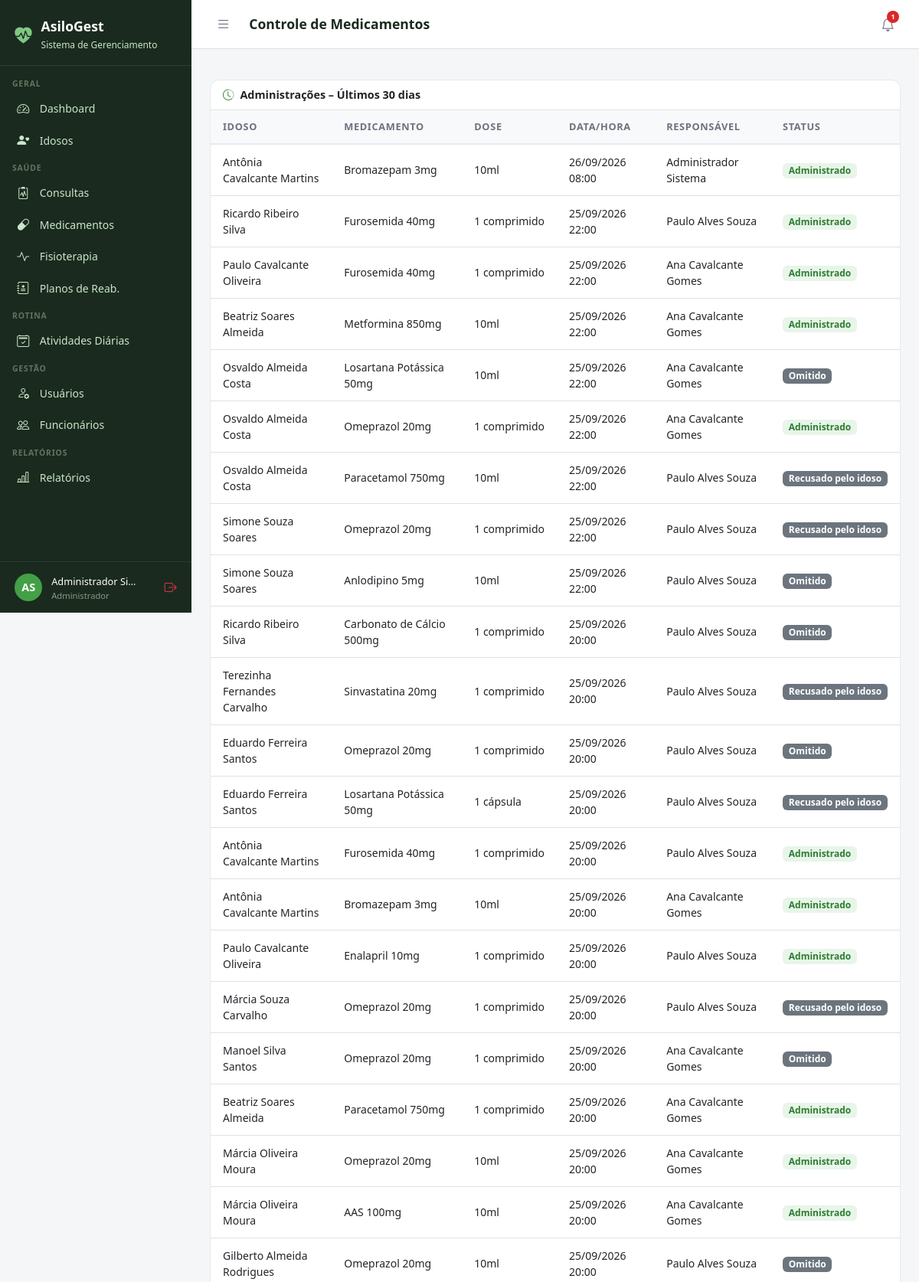
The app's page /relatorios/medicamentos/ (signed in, upper part) with its own data.
### core/models.py (models this page shows, shortened)
class Usuario(AbstractUser):
    PERFIL_CHOICES = [
        ('administrador', 'Administrador'),
        ('medico', 'Médico'),
        ('fisioterapeuta', 'Fisioterapeuta'),
        ('enfermeiro', 'Enfermeiro(a)'),
        ('recepcionista', 'Recepcionista'),
        ('familiar', 'Familiar do Idoso'),
    ]
    perfil = models.CharField(
        max_length=20, choices=PERFIL_CHOICES,
        default='recepcionista', verbose_name='Perfil de Acesso'
    )
    telefone = models.CharField(max_length=15, blank=True, verbose_name='Telefone')
    cpf = models.CharField(max_length=14, unique=True, null=True, blank=True, verbose_name='CPF')
    foto = models.ImageField(upload_to='usuarios/', blank=True, null=True, verbose_name='Foto')
    data_nascimento = models.DateField(null=True, blank=True, verbose_name='Data de Nascimento')
    especialidade = models.CharField(
        max_length=100, blank=True, verbose_name='Especialidade',
        help_text='Preencha para Médico ou Fisioterapeuta'
    )
    data_admissao = models.DateField(null=True, blank=True, verbose_name='Data de Admissão')
    primeiro_acesso = models.BooleanField(
        default=True, verbose_name='Primeiro Acesso',
        help_text='Usuário deve definir senha no primeiro login'
    )
    ativo = models.BooleanField(default=True, verbose_name='Ativo')
    criado_em = models.DateTimeField(auto_now_add=True)
    class Meta:
        verbose_name = 'Usuário'
        verbose_name_plural = 'Usuários'
        ordering = ['first_name', 'last_name']
    @property
    def is_administrador(self):
        return self.perfil == 'administrador' or self.is_superuser
    @property
    def is_fisioterapeuta(self):
        return self.perfil == 'fisioterapeuta'
    @property
    def is_familiar(self):
        return self.perfil == 'familiar'
    @property
    def pode_ver_saude(self):
        return (self.is_administrador or self.is_medico
                or self.is_fisioterapeuta or self.is_enfermeiro)
    @property
    def pode_cadastrar_usuarios(self):
        return self.is_administrador or self.is_recepcionista
    @property
    def pode_administrar(self):
        return self.is_administrador

### medicamentos/models.py (models this page shows, shortened)
class RegistroAdministracao(models.Model):
    STATUS_CHOICES = [
        ('administrado', 'Administrado'),
        ('recusado', 'Recusado pelo idoso'),
        ('adiado', 'Adiado'),
        ('omitido', 'Omitido'),
    ]
    prescricao = models.ForeignKey(PrescricaoMedicamento, on_delete=models.CASCADE, related_name='registros')
    administrado_por = models.ForeignKey(Usuario, on_delete=models.SET_NULL, null=True, related_name='administracoes')
    data_hora = models.DateTimeField(verbose_name='Data e Hora')
    status = models.CharField(max_length=15, choices=STATUS_CHOICES, default='administrado')
    observacoes = models.TextField(blank=True, verbose_name='Observações')
    criado_em = models.DateTimeField(auto_now_add=True)
    class Meta:
        verbose_name = 'Registro de Administração'
        verbose_name_plural = 'Registros de Administração'
        ordering = ['-data_hora']

class PrescricaoMedicamento(models.Model):
    FREQUENCIA_CHOICES = [
        ('1x_dia', '1x ao dia'),
        ('2x_dia', '2x ao dia'),
        ('3x_dia', '3x ao dia'),
        ('4x_dia', '4x ao dia'),
        ('cada_6h', 'A cada 6 horas'),
        ('cada_8h', 'A cada 8 horas'),
        ('cada_12h', 'A cada 12 horas'),
        ('sob_demanda', 'Sob demanda'),
        ('semanal', 'Semanal'),
        ('customizado', 'Customizado'),
    ]
    idoso = models.ForeignKey(Idoso, on_delete=models.CASCADE, related_name='prescricoes')
    medicamento = models.ForeignKey(Medicamento, on_delete=models.PROTECT, related_name='prescricoes')
    prescrito_por = models.ForeignKey(Usuario, on_delete=models.SET_NULL, null=True, related_name='prescricoes_feitas', limit_choices_to={'perfil': 'medico'})
    dose = models.CharField(max_length=50, verbose_name='Dose')
    frequencia = models.CharField(max_length=15, choices=FREQUENCIA_CHOICES)
    horarios = models.CharField(max_length=200, blank=True, verbose_name='Horários', help_text='Ex: 08:00, 12:00, 18:00')
    data_inicio = models.DateField(verbose_name='Início')
    data_fim = models.DateField(null=True, blank=True, verbose_name='Fim (deixe em branco para uso contínuo)')
    via_administracao = models.CharField(max_length=50, blank=True, verbose_name='Via de Administração', help_text='Ex: oral, subcutânea, intravenosa')
    observacoes = models.TextField(blank=True)
    ativa = models.BooleanField(default=True)
    criado_em = models.DateTimeField(auto_now_add=True)
    class Meta:
        verbose_name = 'Prescrição'
        verbose_name_plural = 'Prescrições'
        ordering = ['-criado_em']

class Medicamento(models.Model):
    nome = models.CharField(max_length=150, verbose_name='Nome do Medicamento')
    principio_ativo = models.CharField(max_length=150, blank=True)
    fabricante = models.CharField(max_length=100, blank=True)
    forma = models.CharField(max_length=50, blank=True, verbose_name='Forma Farmacêutica', help_text='Ex: comprimido, xarope, injeção')
    estoque_atual = models.IntegerField(default=0, verbose_name='Estoque Atual')
    estoque_minimo = models.IntegerField(default=10, verbose_name='Estoque Mínimo')
    unidade = models.CharField(max_length=20, default='unidade', verbose_name='Unidade de Medida')
    observacoes = models.TextField(blank=True)
    ativo = models.BooleanField(default=True)
    criado_em = models.DateTimeField(auto_now_add=True)
    class Meta:
        verbose_name = 'Medicamento'
        verbose_name_plural = 'Medicamentos'
        ordering = ['nome']

### idosos/models.py (models this page shows, shortened)
class Idoso(models.Model):
    SEXO_CHOICES = [('M', 'Masculino'), ('F', 'Feminino')]
    TIPO_SANGUINEO = [('A+','A+'),('A-','A-'),('B+','B+'),('B-','B-'),('AB+','AB+'),('AB-','AB-'),('O+','O+'),('O-','O-')]
    STATUS_CHOICES = [('ativo','Ativo'),('inativo','Inativo'),('internado','Internado'),('falecido','Falecido')]
    nome = models.CharField(max_length=150, verbose_name='Nome Completo')
    data_nascimento = models.DateField(verbose_name='Data de Nascimento')
    sexo = models.CharField(max_length=1, choices=SEXO_CHOICES)
    cpf = models.CharField(max_length=14, unique=True, null=True, blank=True)
    rg = models.CharField(max_length=20, blank=True)
    tipo_sanguineo = models.CharField(max_length=3, choices=TIPO_SANGUINEO, blank=True)
    foto = models.ImageField(upload_to='idosos/', blank=True, null=True)
    status = models.CharField(max_length=10, choices=STATUS_CHOICES, default='ativo')
    endereco = models.CharField(max_length=200, blank=True)
    cidade = models.CharField(max_length=100, blank=True)
    estado = models.CharField(max_length=2, blank=True)
    cep = models.CharField(max_length=9, blank=True)
    alergias = models.TextField(blank=True, verbose_name='Alergias')
    condicoes_medicas = models.TextField(blank=True, verbose_name='Condições Médicas')
    observacoes = models.TextField(blank=True, verbose_name='Observações Gerais')
    data_entrada = models.DateField(verbose_name='Data de Entrada')
    numero_quarto = models.CharField(max_length=10, blank=True, verbose_name='Quarto')
    criado_em = models.DateTimeField(auto_now_add=True)
    atualizado_em = models.DateTimeField(auto_now=True)
    class Meta:
        verbose_name = 'Idoso'
        verbose_name_plural = 'Idosos'
        ordering = ['nome']

### relatorios/views.py (the view)
# urls.py: path('medicamentos/', views.medicamentos_relatorio, name='medicamentos'),
@login_required
@perfil_required('administrador', 'medico', 'enfermeiro')
def medicamentos_relatorio(request):
    from medicamentos.models import Medicamento, RegistroAdministracao
    hoje = date.today()
    inicio = hoje - timedelta(days=30)
    alertas = Medicamento.objects.filter(estoque_atual__lte=10, ativo=True)
    registros = RegistroAdministracao.objects.filter(
        data_hora__date__gte=inicio
    ).select_related('prescricao__idoso', 'prescricao__medicamento', 'administrado_por')
    ctx = {'alertas': alertas, 'registros': registros, 'hoje': hoje}
    if request.GET.get('pdf'):
        html = render_to_string('relatorios/pdf/medicamentos.html', ctx)
        return _pdf_response(html, 'relatorio_medicamentos.pdf')
    return render(request, 'relatorios/medicamentos.html', ctx)

### templates/relatorios/medicamentos.html (shortened to what this page needs)
{% extends 'base.html' %}
{% block title %}Relatório de Medicamentos{% endblock %}{% block page_title %}Controle de Medicamentos{% endblock %}
{% block content %}
<div class="table-card mt-3">
  <div class="px-3 py-2 border-bottom" style="font-weight:600;font-size:.9rem;"><i class="bi bi-clock-history me-2" style="color:#2E7D32;"></i>Administrações – Últimos 30 dias</div>
  <table class="table table-hover">
  <thead><tr><th>Idoso</th><th>Medicamento</th><th>Dose</th><th>Data/Hora</th><th>Responsável</th><th>Status</th></tr></thead>
  <tbody>{% for r in registros %}<tr>
    <td style="font-size:.875rem;">{{ r.prescricao.idoso.nome }}</td>
    <td style="font-size:.875rem;">{{ r.prescricao.medicamento.nome }}</td>
    <td style="font-size:.875rem;">{{ r.prescricao.dose }}</td>
    <td style="font-size:.875rem;">{{ r.data_hora|date:"d/m/Y H:i" }}</td>
    <td style="font-size:.875rem;">{{ r.administrado_por.get_full_name|default:"–" }}</td>
    <td>
      {% if r.status == 'administrado' %}<span class="badge" style="background:#E8F5E9;color:#2E7D32;font-size:.75rem;">Administrado</span>
      {% else %}<span class="badge bg-secondary" style="font-size:.75rem;">{{ r.get_status_display }}</span>{% endif %}
    </td>
  </tr>{% empty %}<tr><td colspan="6" class="text-center py-4 text-muted">Nenhum registro no período.</td></tr>{% endfor %}</tbody>
  </table>
</div>{% endblock %}

### templates/base.html (shortened to what this page needs)
<!DOCTYPE html>
<html lang="pt-br">
<head>
  <link href="https://cdn.jsdelivr.net/npm/bootstrap@5.3.0/dist/css/bootstrap.min.css" rel="stylesheet">
  <link href="https://cdn.jsdelivr.net/npm/bootstrap-icons@1.11.0/font/bootstrap-icons.css" rel="stylesheet">
</head>
<body>
{% if user.is_authenticated %}
<div id="sidebar">
  <div class="sidebar-brand">
    <i class="bi bi-heart-pulse-fill" style="color:#81C784;font-size:1.4rem;"></i>
    <div>
      <h5 style="margin:0;">AsiloGest</h5>
      <small>Sistema de Gerenciamento</small>
    </div>
  </div>
  <nav class="sidebar-nav">
    <div class="nav-section">Geral</div>
    <a href="{% url 'dashboard' %}" class="sidebar-link {% if request.resolver_match.url_name == 'dashboard' %}active{% endif %}">
      <i class="bi bi-speedometer2"></i> Dashboard
    </a>
    <a href="{% url 'idosos:lista' %}" class="sidebar-link">
      <i class="bi bi-person-heart"></i>
      {% if user.is_familiar %}Meus Familiares{% else %}Idosos{% endif %}
    </a>
    {% if user.pode_ver_saude or user.is_familiar %}
    <div class="nav-section">Saúde</div>
    <a href="{% url 'consultas:lista' %}" class="sidebar-link">
      <i class="bi bi-clipboard2-pulse"></i> Consultas
    </a>
    <a href="{% url 'medicamentos:lista' %}" class="sidebar-link">
      <i class="bi bi-capsule"></i> Medicamentos
    </a>
    <a href="{% url 'fisioterapia:lista' %}" class="sidebar-link">
      <i class="bi bi-activity"></i> Fisioterapia
    </a>
    {% if user.pode_ver_saude and not user.is_familiar %}
    <a href="{% url 'fisioterapia:planos_lista' %}" class="sidebar-link">
      <i class="bi bi-journal-medical"></i> Planos de Reab.
    </a>
    {% endif %}
    {% endif %}
    <div class="nav-section">Rotina</div>
    <a href="{% url 'atividades:lista' %}" class="sidebar-link">
      <i class="bi bi-calendar2-check"></i> Atividades Diárias
    </a>
    {% if user.pode_cadastrar_usuarios %}
    <div class="nav-section">Gestão</div>
    <a href="{% url 'usuarios_lista' %}" class="sidebar-link">
      <i class="bi bi-person-gear"></i> Usuários
    </a>
    {% endif %}
    {% if user.pode_administrar %}
    <a href="{% url 'funcionarios:lista' %}" class="sidebar-link">
      <i class="bi bi-people"></i> Funcionários
    </a>
    {% endif %}
    {% if user.pode_ver_saude or user.pode_administrar %}
    <div class="nav-section">Relatórios</div>
    <a href="{% url 'relatorios:lista' %}" class="sidebar-link">
      <i class="bi bi-bar-chart-line"></i> Relatórios
    </a>
    {% endif %}
  </nav>
  <div class="sidebar-user">
    <div class="avatar">{{ user.first_name|first|upper }}{{ user.last_name|first|upper }}</div>
    <div class="info" style="min-width:0;flex:1;">
      <span>{{ user.get_full_name|truncatechars:18 }}</span>
      <small>{{ user.get_perfil_display }}</small>
    </div>
    <a href="{% url 'logout' %}" class="text-danger" title="Sair" style="flex-shrink:0;">
      <i class="bi bi-box-arrow-right"></i>
    </a>
  </div>
</div>
<div id="main">
  <div class="topbar">
    <div class="topbar-left">
      <button class="btn-toggle-sidebar" onclick="toggleSidebar()" title="Menu">
        <i class="bi bi-list"></i>
      </button>
      <h4>{% block page_title %}{% endblock %}</h4>
    </div>
    <div class="d-flex align-items-center gap-2">
      <div style="position:relative;">
        <button class="notif-btn" id="notifBtn" onclick="toggleNotif()" title="Notificações">
          <i class="bi bi-bell"></i>
          {% if notif_count %}
          <span class="notif-badge">{{ notif_count }}</span>
          {% endif %}
        </button>
      </div>
    </div>
  </div>
  <div class="content">
    {% block content %}{% endblock %}
  </div>
</div>
{% else %}
{% block full_content %}{% endblock %}
{% endif %}
</body>
</html>

### records on screen
Usuario: first_name|first "A", last_name|first "S", get_full_name "Administrador Si…", perfil "Administrador"
RegistroAdministracao: prescricao.idoso.nome "Antônia Cavalcante Martins", prescricao.medicamento.nome "Bromazepam 3mg", prescricao.dose "10ml", data_hora "26/09/2026 08:00", administrado_por.get_full_name "Administrador Sistema", status "Administrado"
RegistroAdministracao: prescricao.idoso.nome "Ricardo Ribeiro Silva", prescricao.medicamento.nome "Furosemida 40mg", prescricao.dose "1 comprimido", data_hora "25/09/2026 22:00", administrado_por.get_full_name "Paulo Alves Souza", status "Administrado"
RegistroAdministracao: prescricao.idoso.nome "Paulo Cavalcante Oliveira", prescricao.medicamento.nome "Furosemida 40mg", prescricao.dose "1 comprimido", data_hora "25/09/2026 22:00", administrado_por.get_full_name "Ana Cavalcante Gomes", status "Administrado"
RegistroAdministracao: prescricao.idoso.nome "Beatriz Soares Almeida", prescricao.medicamento.nome "Metformina 850mg", prescricao.dose "10ml", data_hora "25/09/2026 22:00", administrado_por.get_full_name "Ana Cavalcante Gomes", status "Administrado"
RegistroAdministracao: prescricao.idoso.nome "Osvaldo Almeida Costa", prescricao.medicamento.nome "Losartana Potássica 50mg", prescricao.dose "10ml", data_hora "25/09/2026 22:00", administrado_por.get_full_name "Ana Cavalcante Gomes", status "Omitido"
RegistroAdministracao: prescricao.idoso.nome "Osvaldo Almeida Costa", prescricao.medicamento.nome "Omeprazol 20mg", prescricao.dose "1 comprimido", data_hora "25/09/2026 22:00", administrado_por.get_full_name "Ana Cavalcante Gomes", status "Administrado"
RegistroAdministracao: prescricao.idoso.nome "Osvaldo Almeida Costa", prescricao.medicamento.nome "Paracetamol 750mg", prescricao.dose "10ml", data_hora "25/09/2026 22:00", administrado_por.get_full_name "Paulo Alves Souza", status "Recusado pelo idoso"
RegistroAdministracao: prescricao.idoso.nome "Simone Souza Soares", prescricao.medicamento.nome "Omeprazol 20mg", prescricao.dose "1 comprimido", data_hora "25/09/2026 22:00", administrado_por.get_full_name "Paulo Alves Souza", status "Recusado pelo idoso"
RegistroAdministracao: prescricao.idoso.nome "Simone Souza Soares", prescricao.medicamento.nome "Anlodipino 5mg", prescricao.dose "10ml", data_hora "25/09/2026 22:00", administrado_por.get_full_name "Paulo Alves Souza", status "Omitido"
RegistroAdministracao: prescricao.idoso.nome "Ricardo Ribeiro Silva", prescricao.medicamento.nome "Carbonato de Cálcio 500mg", prescricao.dose "1 comprimido", data_hora "25/09/2026 20:00", administrado_por.get_full_name "Paulo Alves Souza", status "Omitido"
RegistroAdministracao: prescricao.idoso.nome "Terezinha Fernandes Carvalho", prescricao.medicamento.nome "Sinvastatina 20mg", prescricao.dose "1 comprimido", data_hora "25/09/2026 20:00", administrado_por.get_full_name "Paulo Alves Souza", status "Recusado pelo idoso"
RegistroAdministracao: prescricao.idoso.nome "Eduardo Ferreira Santos", prescricao.medicamento.nome "Omeprazol 20mg", prescricao.dose "1 comprimido", data_hora "25/09/2026 20:00", administrado_por.get_full_name "Paulo Alves Souza", status "Omitido"
RegistroAdministracao: prescricao.idoso.nome "Eduardo Ferreira Santos", prescricao.medicamento.nome "Losartana Potássica 50mg", prescricao.dose "1 cápsula", data_hora "25/09/2026 20:00", administrado_por.get_full_name "Paulo Alves Souza", status "Recusado pelo idoso"
RegistroAdministracao: prescricao.idoso.nome "Antônia Cavalcante Martins", prescricao.medicamento.nome "Furosemida 40mg", prescricao.dose "1 comprimido", data_hora "25/09/2026 20:00", administrado_por.get_full_name "Paulo Alves Souza", status "Administrado"
RegistroAdministracao: prescricao.idoso.nome "Antônia Cavalcante Martins", prescricao.medicamento.nome "Bromazepam 3mg", prescricao.dose "10ml", data_hora "25/09/2026 20:00", administrado_por.get_full_name "Ana Cavalcante Gomes", status "Administrado"
RegistroAdministracao: prescricao.idoso.nome "Paulo Cavalcante Oliveira", prescricao.medicamento.nome "Enalapril 10mg", prescricao.dose "1 comprimido", data_hora "25/09/2026 20:00", administrado_por.get_full_name "Paulo Alves Souza", status "Administrado"
RegistroAdministracao: prescricao.idoso.nome "Márcia Souza Carvalho", prescricao.medicamento.nome "Omeprazol 20mg", prescricao.dose "1 comprimido", data_hora "25/09/2026 20:00", administrado_por.get_full_name "Paulo Alves Souza", status "Recusado pelo idoso"
RegistroAdministracao: prescricao.idoso.nome "Manoel Silva Santos", prescricao.medicamento.nome "Omeprazol 20mg", prescricao.dose "1 comprimido", data_hora "25/09/2026 20:00", administrado_por.get_full_name "Ana Cavalcante Gomes", status "Omitido"
RegistroAdministracao: prescricao.idoso.nome "Beatriz Soares Almeida", prescricao.medicamento.nome "Paracetamol 750mg", prescricao.dose "1 comprimido", data_hora "25/09/2026 20:00", administrado_por.get_full_name "Ana Cavalcante Gomes", status "Administrado"
RegistroAdministracao: prescricao.idoso.nome "Márcia Oliveira Moura", prescricao.medicamento.nome "Omeprazol 20mg", prescricao.dose "10ml", data_hora "25/09/2026 20:00", administrado_por.get_full_name "Ana Cavalcante Gomes", status "Administrado"
RegistroAdministracao: prescricao.idoso.nome "Márcia Oliveira Moura", prescricao.medicamento.nome "AAS 100mg", prescricao.dose "10ml", data_hora "25/09/2026 20:00", administrado_por.get_full_name "Ana Cavalcante Gomes", status "Administrado"
RegistroAdministracao: prescricao.idoso.nome "Gilberto Almeida Rodrigues", prescricao.medicamento.nome "Omeprazol 20mg", prescricao.dose "10ml", data_hora "25/09/2026 20:00", administrado_por.get_full_name "Paulo Alves Souza", status "Omitido"

### other values on screen
{{ notif_count }} "1"
